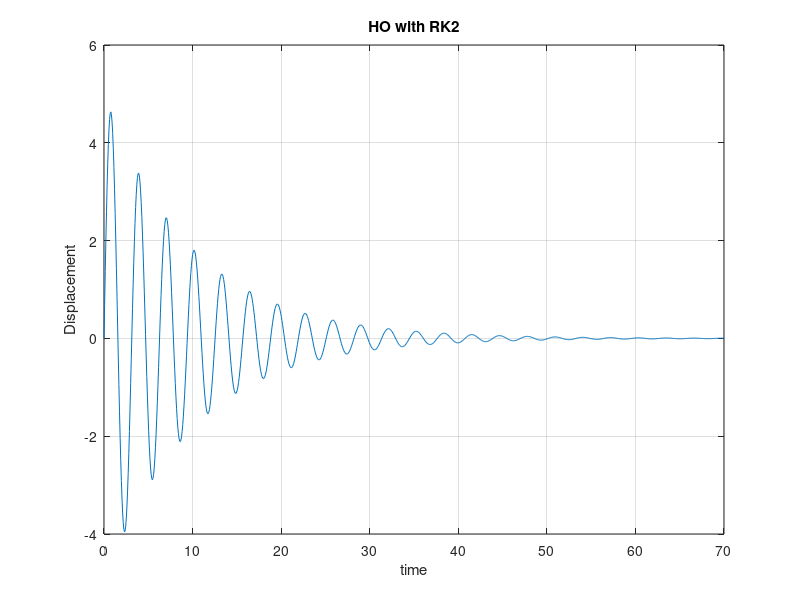
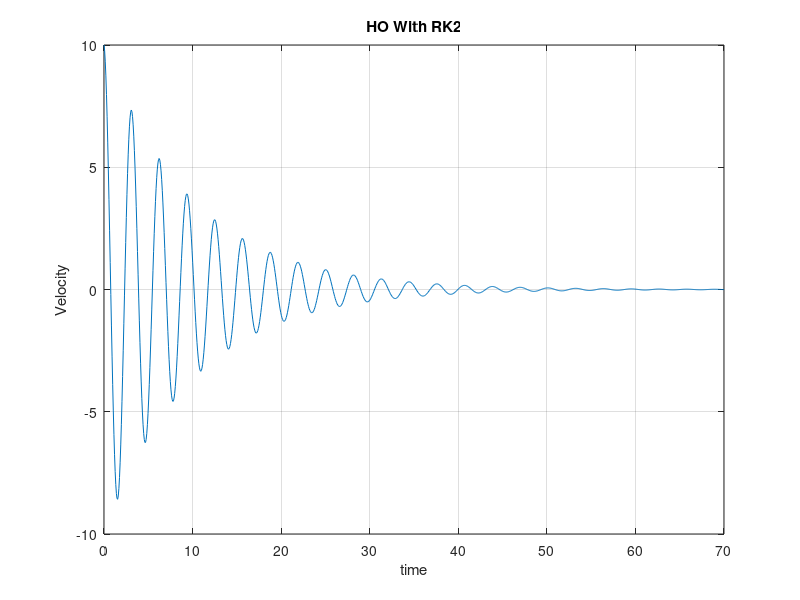
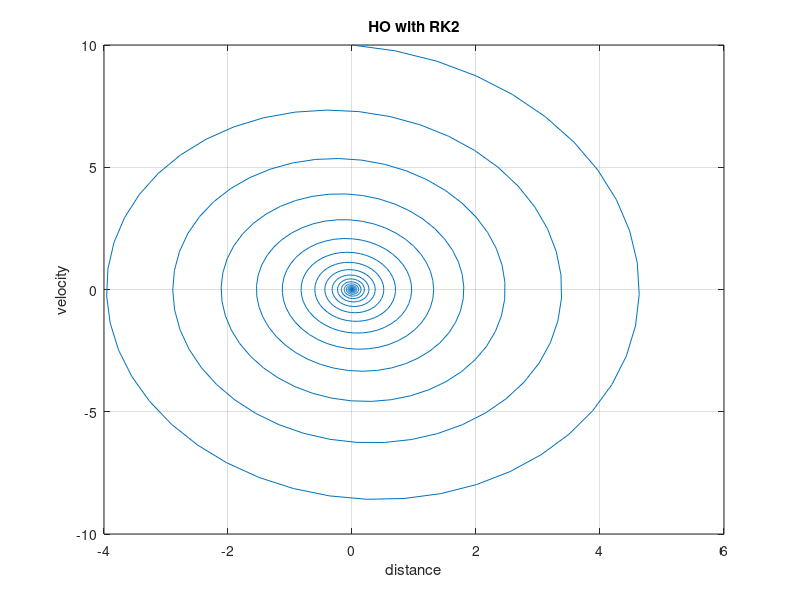

Write the MATLAB code that produced these figures, in order.
clear all;
close all;
clf; 
%Dumped Oscillator with rk2
w=2; 
N=1000;
tfinal=70;
b=0.2;
m=1;
t=zeros(1,N+1);
x=zeros(1,N+1);
v=zeros(1,N+1);
tau=tfinal/N;

t(1)=0;
x(1)=0;
v(1)=10;

for n=1:N
  t(n+1)=n*tau;
  xhalf=x(n)+v(n)*tau*.5;
  vhalf=v(n)-(w*w*x(n)+(b/m)*v(n))*tau*.5;
  x(n+1)=x(n)+vhalf*tau; 
  v(n+1)=v(n)-(w*w*xhalf+(b/m)*vhalf)*tau;
 end
figure(1);
plot(t,x)
grid on
xlabel('time');
ylabel('Displacement');
title('HO with RK2');

figure(2)
plot(t,v)
grid on
xlabel('time');
ylabel('Velocity');
title('HO With RK2');

figure(3);
plot(x,v)
grid on
xlabel('distance');
ylabel('velocity');
title('HO with RK2');
